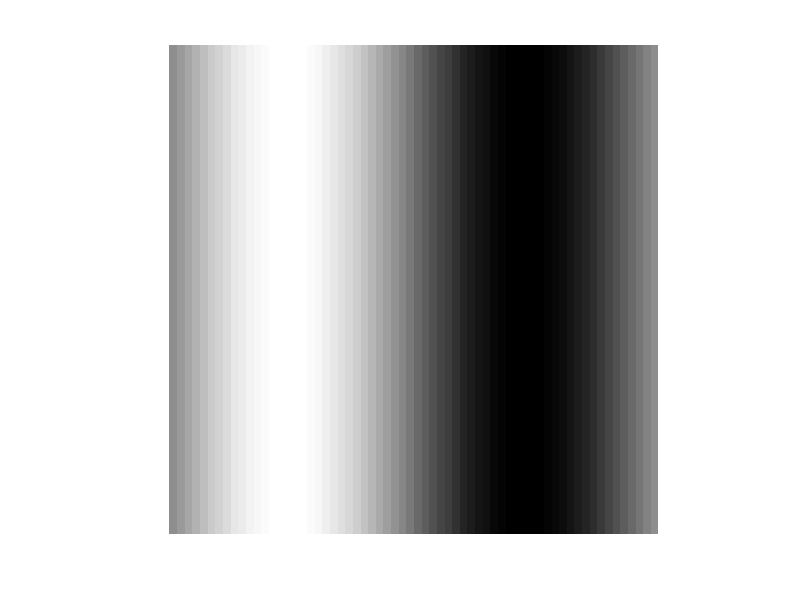
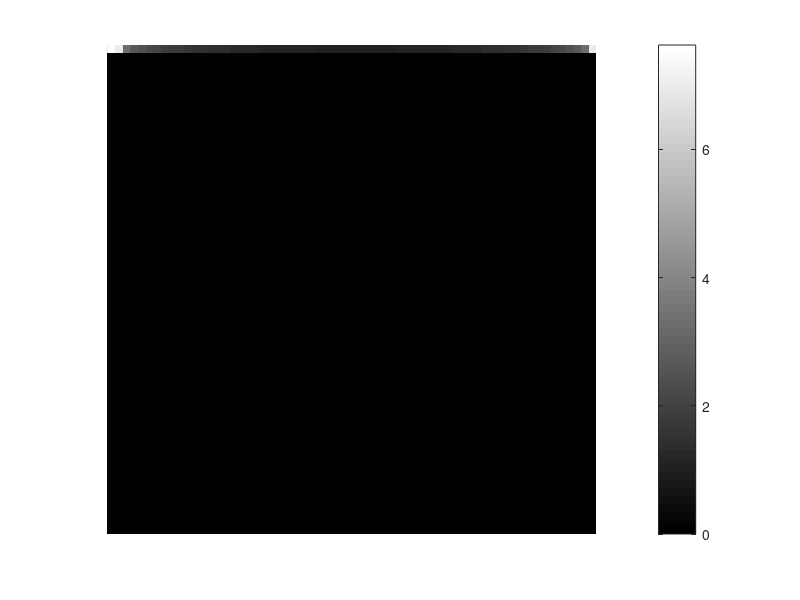

Here is the MATLAB script that generated these plots, in order:
I = zeros(64, 64);
for i = 1:size(I, 2)
    I(:, i) = (sin(i / 10) + 1) / 2;
end

imshow(I, 'InitialMagnification', 'fit')

F = fft2(I);
logF = log(1 + abs(F));

min_logF = min(logF(:)); 
max_logF = max(logF(:)); 

figure;
imshow(logF, [min_logF, max_logF], 'InitialMagnification', 'fit')
colormap(jet);
colorbar;
